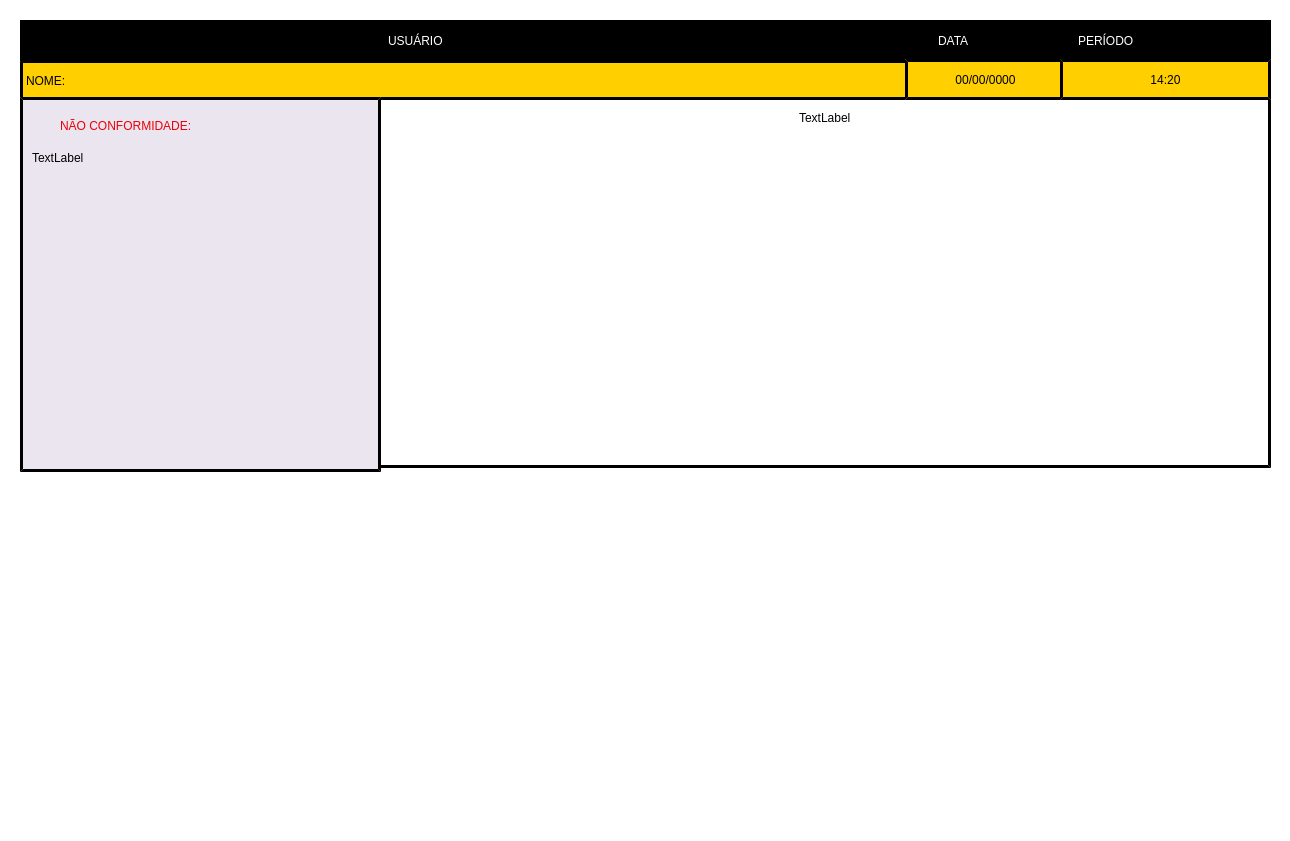
<?xml version="1.0" encoding="UTF-8"?>
<ui version="4.0">
 <class>Ficha_incidente</class>
 <widget class="QMainWindow" name="Ficha_incidente">
  <property name="geometry">
   <rect>
    <x>0</x>
    <y>0</y>
    <width>1290</width>
    <height>841</height>
   </rect>
  </property>
  <property name="minimumSize">
   <size>
    <width>1290</width>
    <height>841</height>
   </size>
  </property>
  <property name="maximumSize">
   <size>
    <width>1290</width>
    <height>841</height>
   </size>
  </property>
  <property name="windowTitle">
   <string>MainWindow</string>
  </property>
  <property name="styleSheet">
   <string notr="true">background-color: rgb(255, 255, 255);</string>
  </property>
  <property name="animated">
   <bool>true</bool>
  </property>
  <widget class="QWidget" name="centralwidget">
   <widget class="QLabel" name="label_nome">
    <property name="geometry">
     <rect>
      <x>20</x>
      <y>60</y>
      <width>891</width>
      <height>41</height>
     </rect>
    </property>
    <property name="styleSheet">
     <string notr="true">border-style: outset;
border-color: rgb(0, 0, 0);
border-width:3px;
font: 75 16pt &quot;Bosch Sans Bold&quot;;
border-radius: 3px;
background-color: rgb(255, 207, 0);</string>
    </property>
    <property name="text">
     <string>NOME:</string>
    </property>
   </widget>
   <widget class="QLabel" name="label_fundo_branco">
    <property name="geometry">
     <rect>
      <x>20</x>
      <y>97</y>
      <width>1251</width>
      <height>371</height>
     </rect>
    </property>
    <property name="styleSheet">
     <string notr="true">border-style: outset;
border-color: rgb(0, 0, 0);
border-width:3px;
font: 75 12pt &quot;Bosch Sans Bold&quot;;
border-radius: 0px;
background-color: rgb(255,255,255);
</string>
    </property>
    <property name="text">
     <string/>
    </property>
   </widget>
   <widget class="QLabel" name="label_fundo_preto">
    <property name="geometry">
     <rect>
      <x>20</x>
      <y>20</y>
      <width>1251</width>
      <height>41</height>
     </rect>
    </property>
    <property name="styleSheet">
     <string notr="true">border-style: outset;
border-color: rgb(0, 0, 0);
border-width:1px;
font: 75 85pt &quot;Bosch Sans Bold&quot;;
border-radius: 0px;
background-color: rgb(0, 0, 0);</string>
    </property>
    <property name="text">
     <string/>
    </property>
   </widget>
   <widget class="QLabel" name="label_data">
    <property name="geometry">
     <rect>
      <x>905</x>
      <y>59</y>
      <width>161</width>
      <height>41</height>
     </rect>
    </property>
    <property name="styleSheet">
     <string notr="true">border-style: outset;
border-color: rgb(0, 0, 0);
border-width:3px;
font: 75 16pt &quot;Bosch Sans Bold&quot;;
border-radius: 0px;
background-color: rgb(255, 207, 0);</string>
    </property>
    <property name="text">
     <string>00/00/0000</string>
    </property>
    <property name="alignment">
     <set>Qt::AlignCenter</set>
    </property>
   </widget>
   <widget class="QLabel" name="label_titulo_usuario">
    <property name="geometry">
     <rect>
      <x>380</x>
      <y>20</y>
      <width>171</width>
      <height>41</height>
     </rect>
    </property>
    <property name="styleSheet">
     <string notr="true">border-style: outset;
border-color: rgb(0, 0, 0);
border-width:5px;
font: 75 24pt &quot;Bosch Sans Bold&quot;;
border-radius: 75px;
background-color: rgb(0, 0, 0);
color: rgb(255, 255, 255);</string>
    </property>
    <property name="text">
     <string>USUÁRIO</string>
    </property>
   </widget>
   <widget class="QLabel" name="label_titulo_data">
    <property name="geometry">
     <rect>
      <x>930</x>
      <y>20</y>
      <width>111</width>
      <height>41</height>
     </rect>
    </property>
    <property name="styleSheet">
     <string notr="true">border-style: outset;
border-color: rgb(0, 0, 0);
border-width:5px;
font: 75 24pt &quot;Bosch Sans Bold&quot;;
border-radius: 75px;
background-color: rgb(0, 0, 0);
color: rgb(255, 255, 255);</string>
    </property>
    <property name="text">
     <string>DATA</string>
    </property>
   </widget>
   <widget class="QLabel" name="label_titulo_descricao">
    <property name="geometry">
     <rect>
      <x>60</x>
      <y>110</y>
      <width>311</width>
      <height>31</height>
     </rect>
    </property>
    <property name="styleSheet">
     <string notr="true">border-style: outset;
border-color: rgb(0, 0, 0);
border-width:0px;
font: 75 18pt &quot;Bosch Sans Bold&quot;;
border-radius: 75px;
background-color: rgb(234, 229, 239);
color: rgb(237, 0, 7);</string>
    </property>
    <property name="text">
     <string>NÃO CONFORMIDADE:</string>
    </property>
   </widget>
   <widget class="QLabel" name="Label_Borda">
    <property name="geometry">
     <rect>
      <x>0</x>
      <y>783</y>
      <width>1290</width>
      <height>18</height>
     </rect>
    </property>
    <property name="text">
     <string/>
    </property>
    <property name="pixmap">
     <pixmap>Imagens/Borda.png</pixmap>
    </property>
    <property name="scaledContents">
     <bool>true</bool>
    </property>
   </widget>
   <widget class="QLineEdit" name="lineEdit">
    <property name="geometry">
     <rect>
      <x>390</x>
      <y>110</y>
      <width>871</width>
      <height>331</height>
     </rect>
    </property>
    <property name="styleSheet">
     <string notr="true">border-style: inside;
border-color: rgb(0, 0, 0);
border-width:0px;
font: 75 12pt &quot;Bosch Sans Bold&quot;;

</string>
    </property>
    <property name="text">
     <string>TextLabel</string>
    </property>
    <property name="alignment">
     <set>Qt::AlignHCenter|Qt::AlignTop</set>
    </property>
   </widget>
   <widget class="QLabel" name="label_fundo_branco_2">
    <property name="geometry">
     <rect>
      <x>20</x>
      <y>97</y>
      <width>361</width>
      <height>375</height>
     </rect>
    </property>
    <property name="styleSheet">
     <string notr="true">border-style: outset;
border-color: rgb(0, 0, 0);
border-width:3px;
font: 75 85pt &quot;Bosch Sans Bold&quot;;
border-radius: 0px;
background-color: rgb(234, 229, 239);</string>
    </property>
    <property name="text">
     <string/>
    </property>
   </widget>
   <widget class="QLineEdit" name="lineEdit_3">
    <property name="geometry">
     <rect>
      <x>30</x>
      <y>150</y>
      <width>341</width>
      <height>301</height>
     </rect>
    </property>
    <property name="styleSheet">
     <string notr="true">border-style: inside;
border-color: rgb(0, 0, 0);
border-width:0px;
font: 75 12pt &quot;Bosch Sans Bold&quot;;
background-color: rgb(234, 229, 239);
</string>
    </property>
    <property name="text">
     <string>TextLabel</string>
    </property>
    <property name="alignment">
     <set>Qt::AlignLeading|Qt::AlignLeft|Qt::AlignTop</set>
    </property>
   </widget>
   <widget class="QLabel" name="label_titulo_data_2">
    <property name="geometry">
     <rect>
      <x>1070</x>
      <y>20</y>
      <width>171</width>
      <height>41</height>
     </rect>
    </property>
    <property name="styleSheet">
     <string notr="true">border-style: outset;
border-color: rgb(0, 0, 0);
border-width:5px;
font: 75 24pt &quot;Bosch Sans Bold&quot;;
border-radius: 75px;
background-color: rgb(0, 0, 0);
color: rgb(255, 255, 255);</string>
    </property>
    <property name="text">
     <string>PERÍODO</string>
    </property>
   </widget>
   <widget class="QLabel" name="label_data_2">
    <property name="geometry">
     <rect>
      <x>1060</x>
      <y>59</y>
      <width>211</width>
      <height>41</height>
     </rect>
    </property>
    <property name="styleSheet">
     <string notr="true">border-style: outset;
border-color: rgb(0, 0, 0);
border-width:3px;
font: 75 16pt &quot;Bosch Sans Bold&quot;;
border-radius: 0px;
background-color: rgb(255, 207, 0);</string>
    </property>
    <property name="text">
     <string>14:20</string>
    </property>
    <property name="alignment">
     <set>Qt::AlignCenter</set>
    </property>
   </widget>
   <zorder>label_nome</zorder>
   <zorder>label_fundo_branco</zorder>
   <zorder>label_fundo_preto</zorder>
   <zorder>label_data</zorder>
   <zorder>label_titulo_usuario</zorder>
   <zorder>label_titulo_data</zorder>
   <zorder>Label_Borda</zorder>
   <zorder>lineEdit</zorder>
   <zorder>label_fundo_branco_2</zorder>
   <zorder>label_titulo_descricao</zorder>
   <zorder>lineEdit_3</zorder>
   <zorder>label_titulo_data_2</zorder>
   <zorder>label_data_2</zorder>
  </widget>
  <widget class="QMenuBar" name="menubar">
   <property name="geometry">
    <rect>
     <x>0</x>
     <y>0</y>
     <width>1290</width>
     <height>21</height>
    </rect>
   </property>
  </widget>
  <widget class="QStatusBar" name="statusbar"/>
 </widget>
 <resources/>
 <connections/>
</ui>
